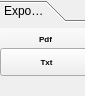
                    <widget class="QToolBox" name="toolbar_2">
                     <property name="geometry">
                      <rect>
                       <x>0</x>
                       <y>38</y>
                       <width>85</width>
                       <height>81</height>
                      </rect>
                     </property>
                     <property name="currentIndex">
                      <number>0</number>
                     </property>
                     <widget class="QWidget" name="page_19">
                      <property name="geometry">
                       <rect>
                        <x>0</x>
                        <y>0</y>
                        <width>100</width>
                        <height>30</height>
                       </rect>
                      </property>
                      <attribute name="label">
                       <string>Export As</string>
                      </attribute>
                      <widget class="QPushButton" name="pdf_2">
                       <property name="geometry">
                        <rect>
                         <x>-1</x>
                         <y>-10</y>
                         <width>93</width>
                         <height>41</height>
                        </rect>
                       </property>
                       <property name="font">
                        <font>
                         <pointsize>6</pointsize>
                         <weight>75</weight>
                         <bold>true</bold>
                        </font>
                       </property>
                       <property name="text">
                        <string>Pdf</string>
                       </property>
                      </widget>
                      <widget class="QPushButton" name="txt">
                       <property name="geometry">
                        <rect>
                         <x>0</x>
                         <y>20</y>
                         <width>93</width>
                         <height>28</height>
                        </rect>
                       </property>
                       <property name="font">
                        <font>
                         <pointsize>6</pointsize>
                         <weight>75</weight>
                         <bold>true</bold>
                        </font>
                       </property>
                       <property name="text">
                        <string>Txt</string>
                       </property>
                      </widget>
                     </widget>
                    </widget>
